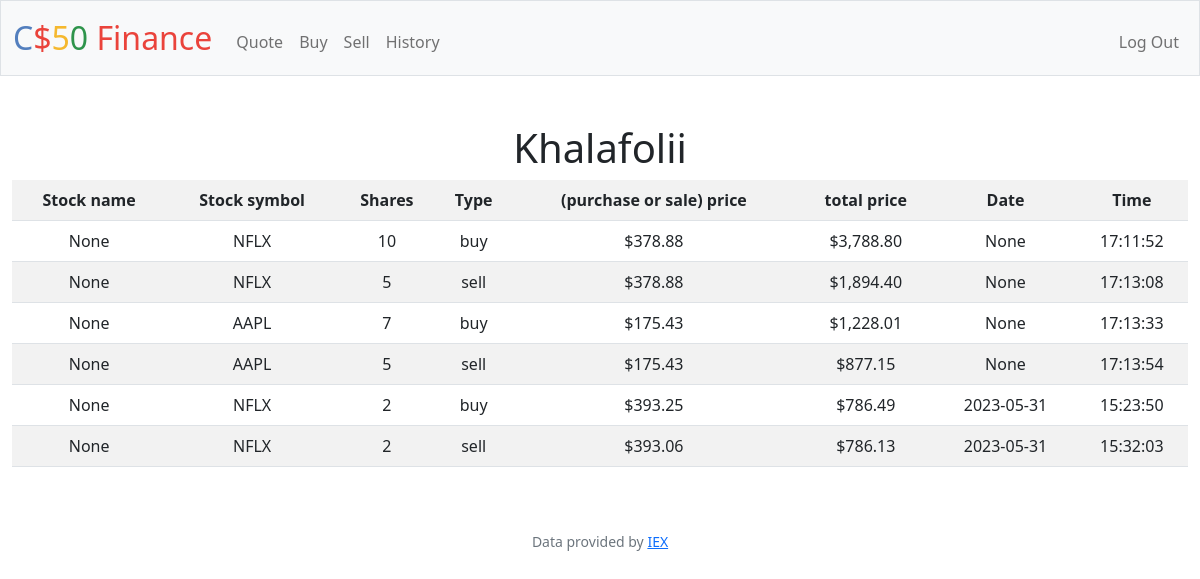
Screenshot of /history (signed in) with the database file from the repository.
### tables this page shows
CREATE TABLE users (id INTEGER PRIMARY KEY AUTOINCREMENT NOT NULL, username TEXT NOT NULL, hash TEXT NOT NULL, cash NUMERIC NOT NULL DEFAULT 10000.00);

CREATE TABLE portfolio(
id INTEGER PRIMARY KEY,
user_id INTEGER,
symbol TEXT NOT NULL,
shares INTEGER NOT NULL, transaction_date TIMESTAMP, type VARCHAR(5), total_price real, date TIMESTAMP, stock_name TEXT,
FOREIGN KEY (user_id)
REFERENCES users(id) ON DELETE CASCADE);

### app.py (the view)
@app.route("/history")
@login_required
def history():
    result = db.execute("SELECT username FROM users WHERE id = ?", session["user_id"])
    username= result[0]["username"]
    records=db.execute("SELECT symbol , abs(shares) AS shares ,abs(total_price) AS total_price , type , transaction_date , date ,stock_name FROM portfolio WHERE user_id = ?", session["user_id"])
    print(records)
    return render_template("history.html", username=username , records=records)

### app.py (called while the page is built)
@app.after_request
def after_request(response):
    response.headers["Cache-Control"] = "no-cache, no-store, must-revalidate"
    response.headers["Expires"] = 0
    response.headers["Pragma"] = "no-cache"
    return response

### helpers.py (called while the page is built)
def login_required(f):
    @wraps(f)
    def decorated_function(*args, **kwargs):
        if session.get("user_id") is None:
            return redirect("/login")
        return f(*args, **kwargs)
    return decorated_function

def usd(value):
    return f"${value:,.2f}"

### templates/history.html (shortened to what this page needs)
{% extends "layout.html" %}
{% block main %}
    <h1> {{username}} </h1>
    <table class="table table-striped">
        <tr>
            <th>Stock name</th>
            <th>Stock symbol</th>
            <th>Shares</th>
            <th>Type</th>
            <th>(purchase or sale) price</th>
            <th>total price</th>
            <th>Date</th>
            <th>Time</th>
        </tr>
        {% for record in records %}
        <tr>
            <td>{{ record.stock_name}}</td>
            <td>{{ record.symbol}}</td>
            <td>{{record.shares}}</td>
            <td>{{ record.type}}</td>
            <td> ${{ '%0.2f' % (record.total_price / record.shares)|float }}</td>
            <td>{{ (record.total_price)| usd}}</td>
            <td>{{ record.date }}</td>
            <td>{{ record.transaction_date}}</td>
        </tr>
        {% endfor%}
    </table>
{% endblock %}

### templates/layout.html (shortened to what this page needs)
<!DOCTYPE html>
<html lang="en">
    <head>
        <link href="https://cdn.jsdelivr.net/npm/bootstrap@5.1.3/dist/css/bootstrap.min.css" rel="stylesheet">
        <link href="/static/styles.css" rel="stylesheet">
    </head>
    <body>
        <nav class="bg-light border navbar navbar-expand-md navbar-light">
            <div class="container-fluid">
                <a class="navbar-brand" href="/"><span class="blue">C</span><span class="red">$</span><span class="yellow">5</span><span class="green">0</span> <span class="red">Finance</span></a>
                <div class="collapse navbar-collapse" id="navbar">
                    {% if session["user_id"] %}
                        <ul class="navbar-nav me-auto mt-2">
                            <li class="nav-item"><a class="nav-link" href="/quote">Quote</a></li>
                            <li class="nav-item"><a class="nav-link" href="/buy">Buy</a></li>
                            <li class="nav-item"><a class="nav-link" href="/sell">Sell</a></li>
                            <li class="nav-item"><a class="nav-link" href="/history">History</a></li>
                        </ul>
                        <ul class="navbar-nav ms-auto mt-2">
                            <li class="nav-item"><a class="nav-link" href="/logout">Log Out</a></li>
                        </ul>
                    {% else %}
                        <ul class="navbar-nav ms-auto mt-2">
                            <li class="nav-item"><a class="nav-link" href="/register">Register</a></li>
                            <li class="nav-item"><a class="nav-link" href="/login">Log In</a></li>
                        </ul>
                    {% endif %}
                </div>
            </div>
        </nav>
        <main class="container-fluid py-5 text-center">
            {% block main %}{% endblock %}
        </main>
        <footer class="mb-5 small text-center text-muted">
            Data provided by <a href="https://iexcloud.io/">IEX</a>
        </footer>
    </body>
</html>

### static/styles.css (style rules this page uses)
nav .navbar-brand { font-size: xx-large; }
nav .navbar-brand .blue { color: #537fbe; }
nav .navbar-brand .red { color: #ea433b; }
nav .navbar-brand .yellow { color: #f5b82e; }
nav .navbar-brand .green { color: #2e944b; }

### rows the page displays
users: username "Khalafolii"
portfolio: stock_name "None", symbol "NFLX", shares "10", type "buy", total_price "378.88", total_price "$3,788.80", date "None", transaction_date "17:11:52"
portfolio: stock_name "None", symbol "NFLX", shares "5", type "sell", total_price "378.88", total_price "$1,894.40", date "None", transaction_date "17:13:08"
portfolio: stock_name "None", symbol "AAPL", shares "7", type "buy", total_price "175.43", total_price "$1,228.01", date "None", transaction_date "17:13:33"
portfolio: stock_name "None", symbol "AAPL", shares "5", type "sell", total_price "175.43", total_price "$877.15", date "None", transaction_date "17:13:54"
portfolio: stock_name "None", symbol "NFLX", shares "2", type "buy", total_price "393.25", total_price "$786.49", date "2023-05-31", transaction_date "15:23:50"
portfolio: stock_name "None", symbol "NFLX", shares "2", type "sell", total_price "393.06", total_price "$786.13", date "2023-05-31", transaction_date "15:32:03"
